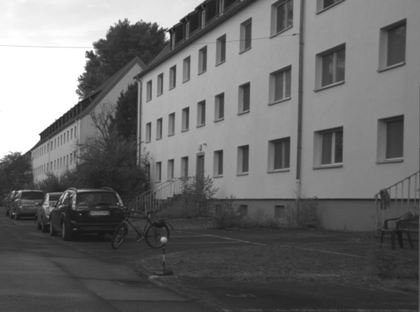
%> input picture cs558/hw2/road.png, 420 x 312 px, shrunk from 548 x 407 before the run
$ octave hw2.m   (GNU Octave 9; MATLAB toolbox functions it lacks are replaced by stand-ins)
%> lines starting %> are read from the running program, lines starting %| are printed output that depends on the picture
i = imread('road.png');
%> i is the input picture: size 312x420x3 uint8; min 23, max 255, mean 107.6
% figure,imshow(i);
I = double(i);
gaussRoad = filter('gaussian', I, 0, 1.5);
%> in filter, `doubP = padarray(doubP, [siz,siz]);`:
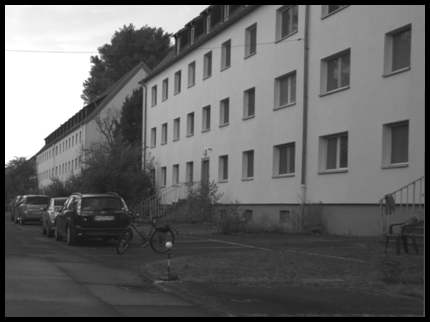
%> doubP: size 322x430x3 double; min 0, max 255, mean 101.8
%> after the loop in filter, `for i=1:size(doubP, 1)-col`:
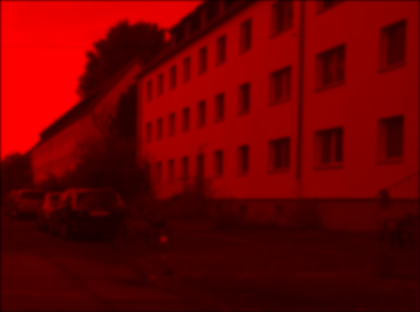
%> Output: size 312x420x3 double; mean R, G, B 106.8, 0, 0
% figure,imshow(gaussRoad);
% buildi = edge(gaussRoad, 'sobel', 'nothinning');
% figure, imshow(buildi);
sobelRoad = filter('sobel', gaussRoad, 90, 0);
%> call 2 of filter, with type = 'sobel', threshold = 90, sigma = 0
%> after the loop in magnitude, `for i=1:size(I,1)-2`:
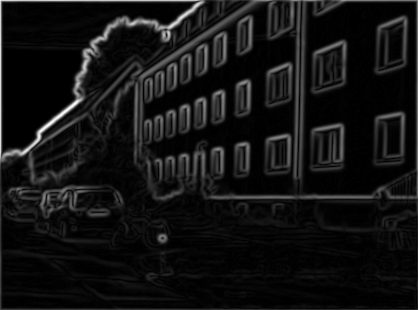
%> grad: size 310x418 double; min 0, max 380.5, mean 29.1; drawn with min black and max white
%> in filter (call 2), `P = uint8(P);`:
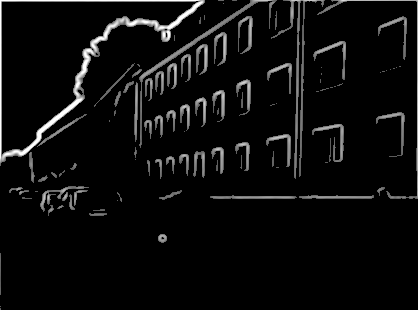
%> P: size 310x418 uint8; min 0, max 255, mean 12.6
figure, imshow(sobelRoad);
[gx,gy] = gradient(sobelRoad);
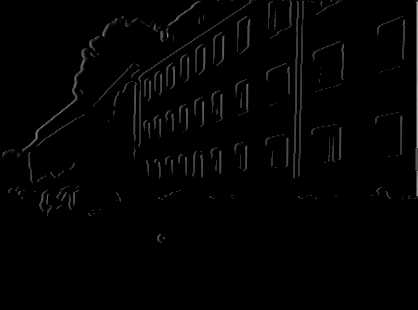
%> gx: size 310x418 uint8; min 0, max 176, mean 3
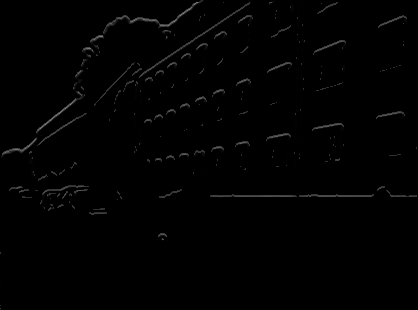
%> gy: size 310x418 uint8; min 0, max 128, mean 1.7
[gxx, gxy] = gradient(gx);
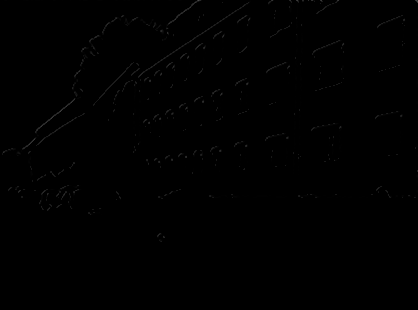
%> gxy: size 310x418 uint8; min 0, max 74, mean 0.5
[gyx, gyy] = gradient(gy);

hessMatrix = [gxx gxy; gxy gyy];
%> the run ends on the next line
determinantH = det(hessMatrix);
% [10 lines not run here, left out]
function f=filter(type,pic,threshold, sigma)
if strcmp(type, 'gaussian')
   doubP = double(pic);
   siz = 5;
   [x, y] = meshgrid(-siz:siz, -siz:siz);
   exponent = -(x.^2 + y.^2) / (2 * (sigma^2));
   gaus = exp(exponent)/(2*pi*(sigma^2));

   col = size(x,1)-1;
   row = size(y,1)-1;

   Output = zeros(size(doubP));
   doubP = padarray(doubP, [siz,siz]);
   for i=1:size(doubP, 1)-col
      for j=1:size(doubP, 2)-row
        temp = doubP(i:i+col, j:j+col).*gaus;
        Output(i,j) = sum(temp(:));
      end
    end

Output = uint8(Output);
f = Output;

else %sobel filter
    sobP = double(pic);
    sobP = magnitude(sobP);
    P = max(sobP, threshold);
    P(P==round(threshold))=0;
    P = uint8(P);
    f = P;

    % builtin = edge(pic, 'sobel', 'nothinning');
    % figure, imshow(builtinK); %this is the builtin sobel filter
    % i used the above builtin to approximate the threshold values

end
end

function i = magnitude(image)
    I = double(image);
    for i=1:size(I,1)-2
    for j=1:size(I,2)-2
        dx=((2*I(i+2,j+1)+I(i+2,j)+I(i+2,j+2))-(2*I(i,j+1)+I(i,j)+I(i,j+2)));
        dy=((2*I(i+1,j+2)+I(i,j+2)+I(i+2,j+2))-(2*I(i+1,j)+I(i,j)+I(i+2,j)));
        grad(i,j)=sqrt(dx.^2+dy.^2);
    end
    end
    i = grad;

end
